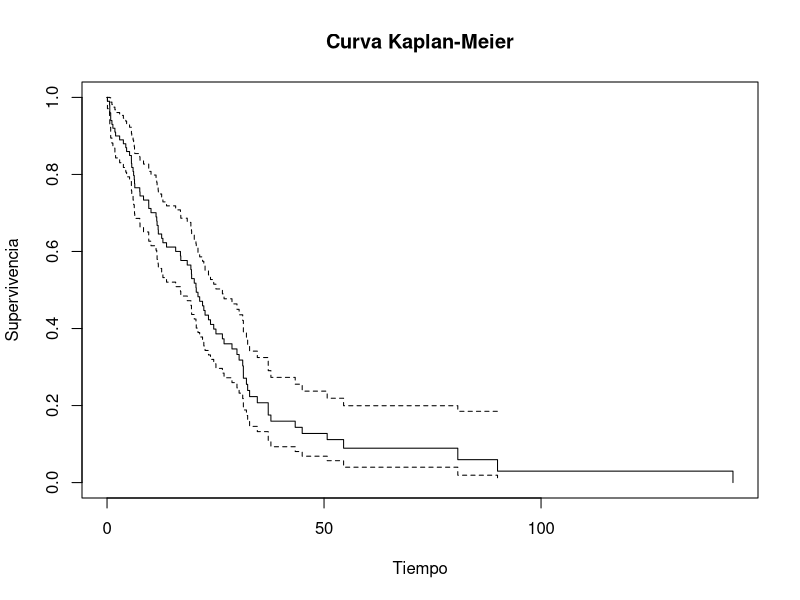
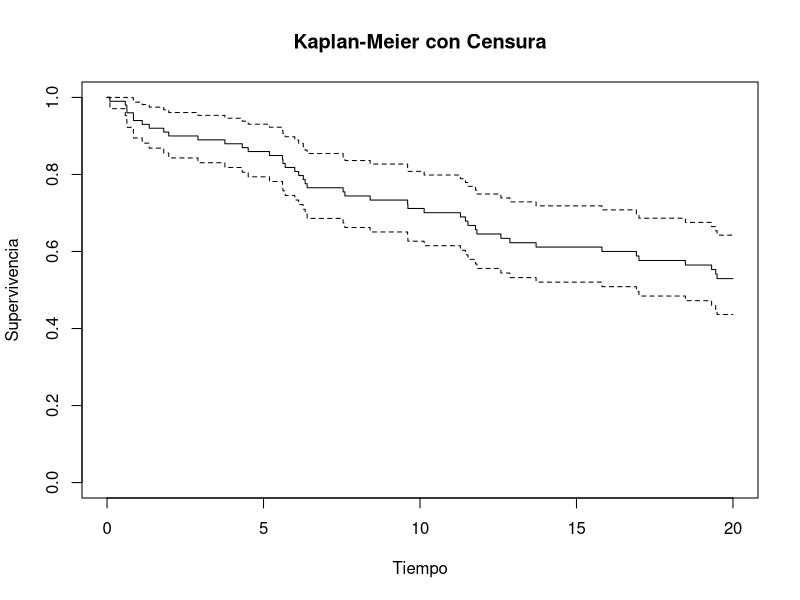

Generate these figures, in order, with R:
## ---- chunk 1
library(tibble)

tabla <- tribble(
  ~`Infection Time`, ~`Adult Induction Time`, ~`Child Induction Time`,
  "0.00", "5", "",
  "0.25", "6.75", "",
  "0.75", "5, 5, 7.25", "",
  "1.00", "4.25, 5.75, 6.25, 6.5", "5.5",
  "1.25", "4, 4.25, 4.75, 5.75", "",
  "1.50", "2.75, 3.75, 5, 5.5, 6.5", "2.25",
  "1.75", "2.75, 3, 5.25, 5.25", "",
  "2.00", "2.25, 3, 4, 4.5, 4.75, 5, 5.25, 5.25, 5.5, 5.5, 6", "",
  "2.25", "3, 5.5", "3",
  "2.50", "2.25, 2.25, 2.25, 2.25, 2.5, 2.75, 3, 3.25, 3.25, 4, 4, 4", "",
  "2.75", "1.25, 1.5, 2.5, 3, 3, 3.25, 3.75, 4.5, 4.5, 5, 5, 5.25, 5.25, 5.25, 5.25, 5.25", "1",
  "3.00", "2, 3.25, 3.5, 3.75, 4, 4, 4.25, 4.25, 4.25, 4.75, 4.75, 4.75, 5", "1.75",
  "3.25", "1.25, 1.75, 2, 2.75, 3, 3, 3.5, 3.5, 4.25, 4.5", "",
  "3.50", "1.25, 2.25, 2.25, 2.5, 2.75, 2.75, 3, 3.25, 3.5, 3.5, 4, 4, 4.25, 4.5, 4.5", "0.75",
  "3.75", "1.25, 1.75, 1.75, 2, 2.75, 3, 3, 3, 4, 4.25, 4.25", "0.75, 1, 2.75, 3, 3.5, 4.25",
  "4.00", "1, 1.5, 1.5, 2, 2.25, 2.75, 3.5, 3.75, 3.75, 4", "1",
  "4.25", "1.25, 1.5, 2, 2, 2.25, 2.5, 2.5, 2.5, 3, 3.5, 3.5", "1.75",
  "4.50", "1, 1.5, 1.5, 1.5, 1.75, 2.25, 2.25, 2.5, 2.5, 2.5, 2.5, 2.75, 2.75, 2.75, 2.75, 3, 3, 3, 3.25, 3.25", "3.25",
  "4.75", "1, 1.5, 1.5, 1.5, 1.75, 1.75, 2, 2.25, 2.75, 3, 3, 3.25, 3.25, 3.25, 3.25, 3.25, 3.25", "1, 2.25",
  "5.00", "0.5, 1.5, 1.5, 1.75, 2, 2.25, 2.25, 2.25, 2.5, 2.5, 3, 3, 3", "0.5, 0.75, 1.5, 2.5",
  "5.25", "0.25, 0.25, 0.75, 0.75, 0.75, 1, 1, 1.25, 1.25, 1.5, 1.5, 1.5, 1.5, 2.25, 2.25, 2.5, 2.5, 2.75", "0.25, 1, 1.5",
  "5.50", "1, 1, 1, 1.25, 1.25, 1.75, 2, 2.25, 2.25, 2.5", "0.5, 1.5, 2.5",
  "5.75", "0.25, 0.75, 1, 1.5, 1.5, 1.5, 2, 2, 2.25", "1.75",
  "6.00", "0.5, 0.75, 0.75, 0.75, 1, 1, 1, 1.25, 1.25, 1.5, 1.5, 1.75, 1.75, 1.75, 2", "0.5, 1.25",
  "6.25", "0.75, 1, 1.25, 1.75, 1.75", "0.5, 1.25",
  "6.50", "0.25, 0.25, 0.75, 1, 1.25, 1.5", "0.75",
  "6.75", "0.75, 0.75, 0.75, 1, 1.25, 1.25, 1.25", "0.5, 0.75",
  "7.00", "0.75", "0.75",
  "7.25", "0.25", "0.25"
)

knitr::kable(tabla, booktabs = TRUE, 
             table.attr = "class=\"striped\"", format = "simple",
             caption="Induction time (in years) for AIDS in adults and children")
## ---- chunk 2
# Ejemplo simulado de tiempos de supervivencia
set.seed(123)
tiempos <- rexp(100, rate = 0.05)
status <- rbinom(100, 1, prob = 0.8)
library(survival)
data_sim <- data.frame(time = tiempos, event = status)
## ---- chunk 3
# Mostrar los primeros 10 registros con fuente más pequeña
knitr::kable(data_sim[1:8, ], caption = "Primeros 8 registros de data_sim")
## ---- chunk 4
# Estimación Kaplan-Meier
km_fit <- survfit(Surv(time, event) ~ 1, data = data_sim)
plot(km_fit, xlab = "Tiempo", ylab = "Supervivencia", main = "Curva Kaplan-Meier")
## ---- chunk 5
# Introducir censura artificial
cens <- ifelse(tiempos > 20, 0, status)
data_cens <- data.frame(time = pmin(tiempos, 20), event = cens)
km_fit2 <- survfit(Surv(time, event) ~ 1, data = data_cens)
plot(km_fit2, xlab = "Tiempo", ylab = "Supervivencia", main = "Kaplan-Meier con Censura")
## ---- chunk 6
# Modelo Exponencial
exp_fit <- survreg(Surv(time, event) ~ 1, data = data_sim, dist = "exponential")
# Modelo Weibull
weib_fit <- survreg(Surv(time, event) ~ 1, data = data_sim, dist = "weibull")
summary(exp_fit)
summary(weib_fit)
